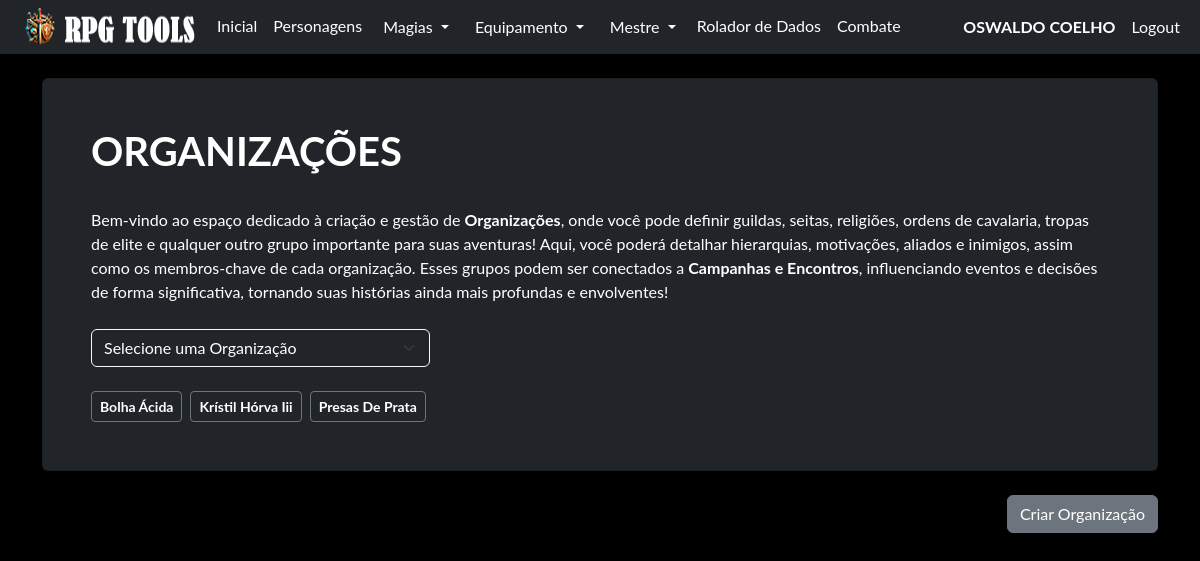
Screenshot of /mestre/organizacao (signed in) with the database file from the repository.
### model/user_model.py (models this page shows, shortened)
class User(db.Model, UserMixin):
    __tablename__ = "user"
    id = db.Column('id', db.Integer, primary_key=True)
    nome = db.Column('nome', db.String(150))
    sobrenome = db.Column('sobrenome', db.String(150))
    email = db.Column('email', db.String(50), unique=True)
    telefone = db.Column('telefone', db.String(15), unique=True, nullable=False)
    login = db.Column('login', db.String(50), unique=True, nullable=False)
    senha = db.Column('senha', db.String(550), nullable=False)
    tipo = db.Column('tipo', db.String(25), nullable=False, default="none")
    personagens = db.relationship("Personagem", foreign_keys=[Personagem.id_user], back_populates="user")

### model/organizacoes_model.py (models this page shows, shortened)
class Organizacoes(db.Model):
    __tablename__ = "organizacoes"
    id = db.Column(db.Integer, primary_key=True)
    id_user = db.Column(db.Integer, db.ForeignKey('user.id'))
    org = db.Column(db.JSON, nullable=False)
    @classmethod
    def org_userid(cls, id_user):
        return cls.query.filter_by(id_user=id_user).order_by(func.json_extract(cls.org, '$.nome')).all()

### routes/mestre.py (the view, shortened to what this page needs)
@blueprint_mestre.route('/organizacao', methods=['GET', 'POST'])
def index_organizacao():
    if request.method == 'GET':
        organiza = Organizacoes.org_userid(current_user.id)
        print(organiza)
        return render_template('organizacao.html', organiza=organiza)

### routes/login.py (called while the page is built)
@login_manager.user_loader
def get_user(id):
    return User.query.get(id)

### templates/organizacao.html (shortened to what this page needs)
{% extends 'base.html' %}
{% block conteudo %}
    {% if current_user.is_authenticated %}
    <div class="card shadow p-5 bg-dark text-white no-margin">
        <h1><b>ORGANIZAÇÕES</b></h1>
        <br>
        <p> Bem-vindo ao espaço dedicado à criação e gestão de <b>Organizações</b>, onde você pode definir guildas,
            seitas, religiões, ordens de cavalaria, tropas de elite e qualquer outro grupo importante para
            suas aventuras! Aqui, você poderá detalhar hierarquias, motivações, aliados e inimigos, assim como os
            membros-chave de cada organização. Esses grupos podem ser conectados a <b>Campanhas e Encontros</b>,
            influenciando eventos e decisões de forma significativa, tornando suas histórias ainda mais profundas e
            envolventes!</p>
        <br>
        <div class="col-md-4">
            <select id="organizacao-select" class="form-select bg-dark text-white border-light">
                <option value="" disabled selected>Selecione uma Organização</option>
            </select>
        </div>
        <br>
        <div class="d-flex flex-wrap gap-2">
            {% for org in organiza %}
            <div class="d-flex flex-wrap gap-2">
                <button type="button" class="btn btn-outline-secondary btn-sm" data-bs-toggle="modal" data-bs-target="#orgModal{{ org.id }}">
                    <strong class="text-white">{{ org.org['nome']|title }}</strong>
                </button>
            </div>
            {% endfor %}
        </div>
    </div>
    <br>
    <div class="row">
        <div class="col text-end">
            <button type="button" class="btn btn-secondary" data-bs-toggle="modal" data-bs-target="#criarorg">
                Criar Organização
              </button>
        </div>
    </div>
    {% endif %}
{% endblock %}

### templates/base.html (shortened to what this page needs)
<!doctype html>
<html lang="pt-BR">
  <head>
    <link rel="stylesheet" href="{{ url_for('static', filename='css/bootstrap.min.css') }}">
    <link rel="stylesheet" href="{{ url_for('static', filename='css/custom.css') }}">
  </head>
  <body class="bg-black font_rpg">
    <nav class="navbar navbar-expand-lg navbar bg-dark"  data-bs-theme="dark">
        <div class="container-fluid">
            <ul class="navbar-nav">
              <img src="/static/imagem/logo35.png"/>
              {% if current_user.is_authenticated %}
              <li class="nav-item"><a class="nav-link active mb-0 h1 text-white" href="/">Inicial</a> </li>
              <li class="nav-item"><a class="nav-link active mb-0 h1 text-white" href="/pj/">Personagens</a> </li>
              <li class="nav-item">
                <div class="dropdown">
                  <button class="btn btn-dark dropdown-toggle" type="button" data-bs-toggle="dropdown" aria-expanded="false">
                    Magias
                  </button>
                </div>
              </li>
              <li class="nav-item">
                <div class="dropdown">
                  <button class="btn btn-dark dropdown-toggle" type="button" data-bs-toggle="dropdown" aria-expanded="false">
                    Equipamento
                  </button>
                </div>
              </li>
              <li class="nav-item">
                <div class="dropdown">
                  <button class="btn btn-dark dropdown-toggle" type="button" data-bs-toggle="dropdown" aria-expanded="false">
                    Mestre
                  </button>
                </div>
              </li>
              <li class="nav-item"><a class="nav-link active mb-0 h1 text-white" href="/rolador/">Rolador de Dados</a> </li>
              <li class="nav-item"><a class="nav-link active mb-0 h1 text-white" href="#">Combate</a> </li>
              {% endif %}
            </ul>
              <ul class="navbar-nav ms-auto">
              {% if current_user.is_authenticated %}
                <li class="nav-item"><p class="nav-link active mb-0 h1 text-white"><b> {{current_user.nome}} {{current_user.sobrenome}}</b></p> </li>
                <li class="nav-item"><a class="nav-link active mb-0 h1 text-white" href="/logout">Logout</a> </li>
              {% else %}
                <li class="nav-item"><a class="nav-link active mb-0 h1 text-white" href="/login">Login</a> </li>
                <li class="nav-item"><a class="nav-link active mb-0 h1 text-white" href="/login/register">Register</a> </li>
              {% endif %}
              </ul>
        </div>
    </nav>
    <div class="container">
      <br>
        {% block conteudo %}
        {% endblock %}
        <br>
    </div>
  </body>

### static/css/custom.css (style rules this page uses)
.font_rpg { font-family: "Lato", "Helvetica Neue", Helvetica, Arial, sans-serif; }
.no-margin p { margin-top: 1px; margin-bottom: 1px; }
::placeholder { color: #adb5bd; opacity: 1; }

### rows the page displays
User: nome "OSWALDO", sobrenome "COELHO"
Organizacoes: org.nome "Bolha Ácida"
Organizacoes: org.nome "Krístil Hórva Iii"
Organizacoes: org.nome "Presas De Prata"
